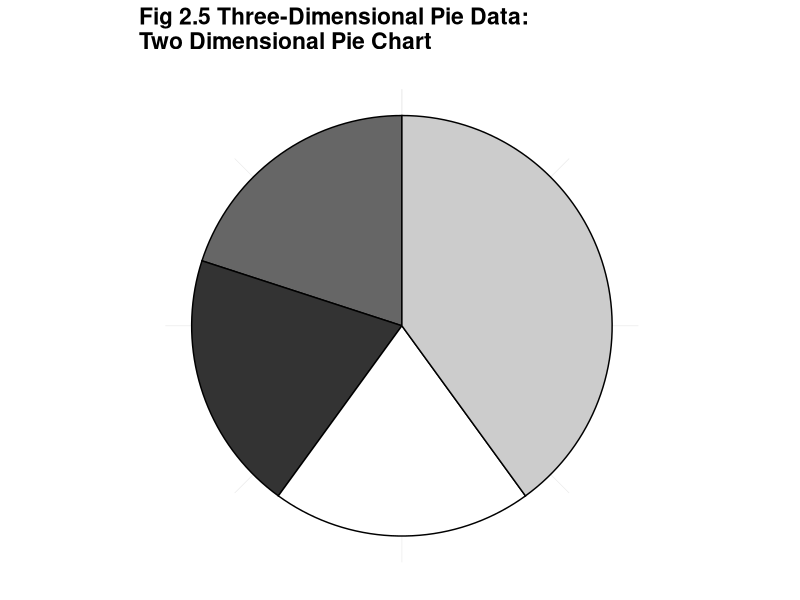
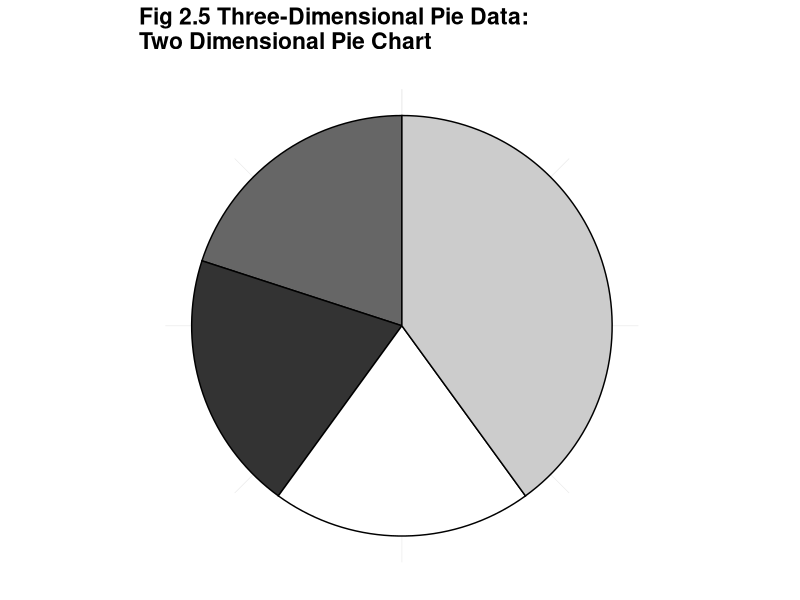

The R script that drew these images, in order:
library(ggplot2)

this_base <- "fig02-05_three-dimensional-pie-data-two-dimensional-pie-chart"

my_data <- data.frame(
  variable = c("A", "B", "C", "D"),
  value = c(0.2, 0.2, 0.2, 0.4))

p <- ggplot(my_data, aes(x = factor(1), y = value, fill = variable)) +
  geom_bar(width = 1, colour = "black", stat = "identity") + 
  coord_polar(theta = "y") +
  guides(fill = FALSE) + 
  scale_fill_manual(values = c('grey40', 'grey20', 'white', 'grey80')) +
  ggtitle("Fig 2.5 Three-Dimensional Pie Data:\nTwo Dimensional Pie Chart") + 
  theme_bw() + 
  theme(panel.grid.major = element_blank(), 
        panel.border = element_blank(),
        plot.title = element_text(size = rel(1.5), face = "bold"),
        axis.title = element_blank(), 
        axis.text = element_blank(),
        axis.ticks = element_blank())

p

ggsave(paste0(this_base, ".png"), 
       p, width = 6, height = 5)
